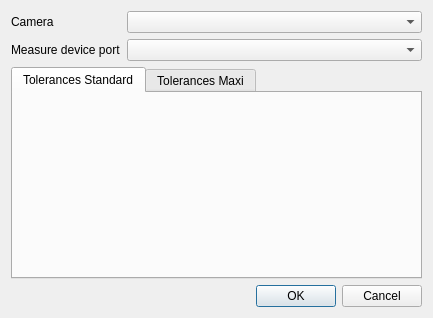
<?xml version="1.0" encoding="UTF-8"?>
<ui version="4.0">
 <class>DialogSettings</class>
 <widget class="QDialog" name="DialogSettings">
  <property name="geometry">
   <rect>
    <x>0</x>
    <y>0</y>
    <width>433</width>
    <height>318</height>
   </rect>
  </property>
  <property name="windowTitle">
   <string>Settings</string>
  </property>
  <layout class="QFormLayout" name="formLayout">
   <item row="0" column="0">
    <widget class="QLabel" name="label">
     <property name="text">
      <string>Camera</string>
     </property>
    </widget>
   </item>
   <item row="0" column="1">
    <widget class="QComboBox" name="comboCamera"/>
   </item>
   <item row="1" column="0">
    <widget class="QLabel" name="label_2">
     <property name="text">
      <string>Measure device port</string>
     </property>
    </widget>
   </item>
   <item row="1" column="1">
    <widget class="QComboBox" name="comboSerialPort"/>
   </item>
   <item row="2" column="0" colspan="2">
    <widget class="QTabWidget" name="tabWidget">
     <property name="currentIndex">
      <number>0</number>
     </property>
     <widget class="QWidget" name="tab">
      <attribute name="title">
       <string>Tolerances Standard</string>
      </attribute>
      <layout class="QGridLayout" name="gridLayout">
       <item row="5" column="0">
        <widget class="FormRange" name="widgetRangeStandardP6_6" native="true"/>
       </item>
       <item row="1" column="1">
        <widget class="FormRange" name="widgetRangeStandardP7_2" native="true"/>
       </item>
       <item row="2" column="1">
        <widget class="FormRange" name="widgetRangeStandardP7_3" native="true"/>
       </item>
       <item row="3" column="0">
        <widget class="FormRange" name="widgetRangeStandardP6_4" native="true"/>
       </item>
       <item row="1" column="0">
        <widget class="FormRange" name="widgetRangeStandardP6_2" native="true"/>
       </item>
       <item row="7" column="0">
        <widget class="FormRange" name="widgetRangeStandardP6_8" native="true"/>
       </item>
       <item row="4" column="0">
        <widget class="FormRange" name="widgetRangeStandardP6_5" native="true"/>
       </item>
       <item row="0" column="0">
        <widget class="FormRange" name="widgetRangeStandardP6_1" native="true"/>
       </item>
       <item row="6" column="0">
        <widget class="FormRange" name="widgetRangeStandardP6_7" native="true"/>
       </item>
       <item row="0" column="1">
        <widget class="FormRange" name="widgetRangeStandardP7_1" native="true"/>
       </item>
       <item row="2" column="0">
        <widget class="FormRange" name="widgetRangeStandardP6_3" native="true"/>
       </item>
       <item row="8" column="0">
        <spacer name="verticalSpacer">
         <property name="orientation">
          <enum>Qt::Vertical</enum>
         </property>
         <property name="sizeHint" stdset="0">
          <size>
           <width>20</width>
           <height>0</height>
          </size>
         </property>
        </spacer>
       </item>
      </layout>
     </widget>
     <widget class="QWidget" name="tab_2">
      <attribute name="title">
       <string>Tolerances Maxi</string>
      </attribute>
      <layout class="QGridLayout" name="gridLayout_2">
       <item row="7" column="0">
        <widget class="FormRange" name="widgetRangeMaxiP6_8" native="true"/>
       </item>
       <item row="8" column="0">
        <widget class="FormRange" name="widgetRangeMaxiP6_9" native="true"/>
       </item>
       <item row="9" column="0">
        <widget class="FormRange" name="widgetRangeMaxiP6_10" native="true"/>
       </item>
       <item row="0" column="0">
        <widget class="FormRange" name="widgetRangeMaxiP6_1" native="true"/>
       </item>
       <item row="6" column="0">
        <widget class="FormRange" name="widgetRangeMaxiP6_7" native="true"/>
       </item>
       <item row="1" column="0">
        <widget class="FormRange" name="widgetRangeMaxiP6_2" native="true"/>
       </item>
       <item row="2" column="0">
        <widget class="FormRange" name="widgetRangeMaxiP6_3" native="true"/>
       </item>
       <item row="5" column="0">
        <widget class="FormRange" name="widgetRangeMaxiP6_6" native="true"/>
       </item>
       <item row="4" column="0">
        <widget class="FormRange" name="widgetRangeMaxiP6_5" native="true"/>
       </item>
       <item row="0" column="1">
        <widget class="FormRange" name="widgetRangeMaxiP7_1" native="true"/>
       </item>
       <item row="3" column="0">
        <widget class="FormRange" name="widgetRangeMaxiP6_4" native="true"/>
       </item>
       <item row="1" column="1">
        <widget class="FormRange" name="widgetRangeMaxiP7_2" native="true"/>
       </item>
       <item row="2" column="1">
        <widget class="FormRange" name="widgetRangeMaxiP7_3" native="true"/>
       </item>
      </layout>
     </widget>
    </widget>
   </item>
   <item row="4" column="0" colspan="2">
    <widget class="QDialogButtonBox" name="buttonBox">
     <property name="orientation">
      <enum>Qt::Horizontal</enum>
     </property>
     <property name="standardButtons">
      <set>QDialogButtonBox::Cancel|QDialogButtonBox::Ok</set>
     </property>
    </widget>
   </item>
  </layout>
 </widget>
 <customwidgets>
  <customwidget>
   <class>FormRange</class>
   <extends>QWidget</extends>
   <header>formrange.h</header>
   <container>1</container>
  </customwidget>
 </customwidgets>
 <resources/>
 <connections>
  <connection>
   <sender>buttonBox</sender>
   <signal>accepted()</signal>
   <receiver>DialogSettings</receiver>
   <slot>accept()</slot>
   <hints>
    <hint type="sourcelabel">
     <x>248</x>
     <y>254</y>
    </hint>
    <hint type="destinationlabel">
     <x>157</x>
     <y>274</y>
    </hint>
   </hints>
  </connection>
  <connection>
   <sender>buttonBox</sender>
   <signal>rejected()</signal>
   <receiver>DialogSettings</receiver>
   <slot>reject()</slot>
   <hints>
    <hint type="sourcelabel">
     <x>316</x>
     <y>260</y>
    </hint>
    <hint type="destinationlabel">
     <x>286</x>
     <y>274</y>
    </hint>
   </hints>
  </connection>
 </connections>
</ui>
